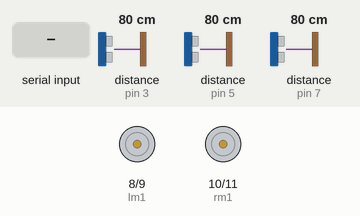
A sketch run on a simulated Arduino Uno, built with avr-gcc and run on an emulated ATmega328P. Shown: motor-driver pin pairs drawn as motors (green arrow = first pin HIGH = forward, orange = second pin HIGH = backward, longer = more drive). The test bench sets the inputs (shaded band); at power-on: distance to the obstacle (sensors on pin 3, pin 5, pin 7) 80 cm. The echo pulse lasts 58.3 µs per cm; what the sketch prints to the serial monitor is not drawn.

Above: at 1.2 s.
1.3 s: "F" received over Serial
At 2.0 s:
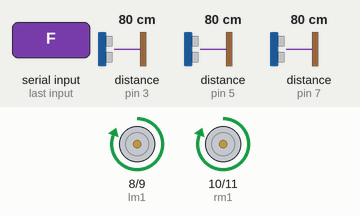
2.8 s: "B" received over Serial
At 3.1 s:
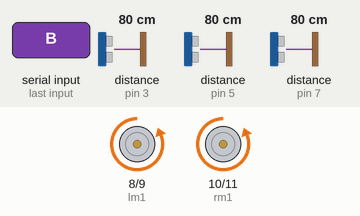
4.3 s: "L" received over Serial
At 5.5 s:
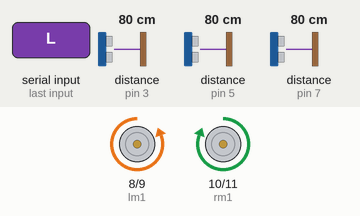
5.8 s: "R" received over Serial
At 6.6 s:
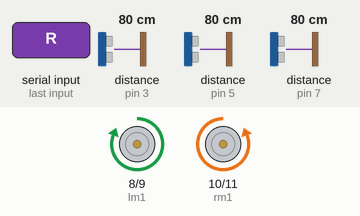
7.3 s: "S" received over Serial
At 7.7 s:
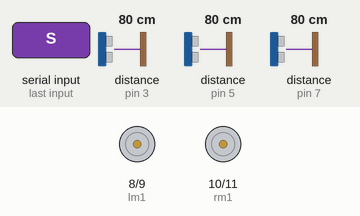
Timing chart, 0 to 9.8 s (numbered marks = the images above; inputs shaded):
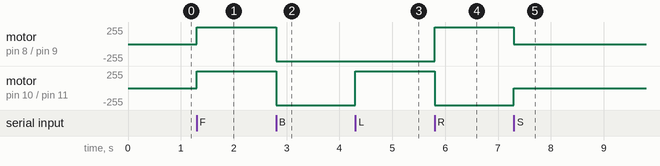

Measured:
- after the input at 1.3 s, motor on pin 8 (lm1) / pin 9 (lm2), motor on pin 10 (rm1) / pin 11 (rm2): stopped → forward 255/255 at once
- after the input at 2.8 s, motor on pin 8 (lm1) / pin 9 (lm2), motor on pin 10 (rm1) / pin 11 (rm2): forward 255/255 → backward 255/255 at once
- after the input at 4.3 s, motor on pin 10 (rm1) / pin 11 (rm2): backward 255/255 → forward 255/255 at once
- after the input at 5.8 s, motor on pin 8 (lm1) / pin 9 (lm2): backward 255/255 → forward 255/255 at once; motor on pin 10 (rm1) / pin 11 (rm2): forward 255/255 → backward 255/255 at once
- after the input at 7.3 s, motor on pin 8 (lm1) / pin 9 (lm2): forward 255/255 → stopped at once; motor on pin 10 (rm1) / pin 11 (rm2): backward 255/255 → stopped at once

The sketch:

Car_Movment_with_UltraSonic_only.ino
```cpp
//
//for Blutooth controled Robotic Car

// defines pins numbers for ultraSonics
//const int trigPin1 = 9;
//const int echoPin1 = 10;
//
////2
//
//const int trigPin2 = 11;
//const int echoPin2 = 12;
//
////3
//
//const int trigPin3 = 2;
//const int echoPin3 = 3;

// defines variables for ultraSonic calc


// defines pins numbers
const int trigPin2 = 4;
const int echoPin2 = 5;

const int trigPin3 = 6;
const int echoPin3 = 7;


const int trigPin = 2;
const int echoPin = 3;
// defines variables
float duration;
float distance[3] = {0};
char prevDir[3] = {};


//back motors
int lm3=4; //left motor output 1
int lm4=5; //left motor output 2
int rm3=6;  //right motor output 1
int rm4=7;  //right motor output 2

//front motors
int lm1=8; //left motor output 1
int lm2=9; //left motor output 2
int rm1=10;  //right motor output 1
int rm2=11;  //right motor output 2


char d=0;
void setup()
{

pinMode(trigPin, OUTPUT); // Sets the trigPin as an Output
  pinMode(echoPin, INPUT); // Sets the echoPin as an Input

  pinMode(trigPin2, OUTPUT); // Sets the trigPin as an Output
  pinMode(echoPin2, INPUT); // Sets the echoPin as an Input

  pinMode(trigPin3, OUTPUT); // Sets the trigPin as an Output
  pinMode(echoPin3, INPUT); // Sets the echoPin as an Input

  // front motors
pinMode(lm1,OUTPUT);
pinMode(lm2,OUTPUT);

pinMode(rm1,OUTPUT);
pinMode(rm2,OUTPUT);

//back motors
pinMode(lm3,OUTPUT);
pinMode(lm4,OUTPUT);

pinMode(rm3,OUTPUT);
pinMode(rm4,OUTPUT);

Serial.begin(9600);

sTOP();

}
void loop()
{
      if(Serial.available()>0)
      {


      d=Serial.read();
      if(d=='F')
      {
      ForWard();
      }
      if(d=='B')
      {
      BackWard();
      }
      if(d=='L')
      {
      Left();
      }
      if(d=='R')
      {
      Right();
      }
      if(d=='S')
      {
      sTOP();
      }


      //calcDistances();
  calcSeq();
  sendData();

      }
}
void ForWard()
{

digitalWrite(lm1,HIGH);
digitalWrite(lm2,LOW);
digitalWrite(rm1,HIGH);
digitalWrite(rm2,LOW);

digitalWrite(lm3,HIGH);
digitalWrite(lm4,LOW);
digitalWrite(rm3,HIGH);
digitalWrite(rm4,LOW);
}
void BackWard()
{
digitalWrite(lm1,LOW);
digitalWrite(lm2,HIGH);
digitalWrite(rm1,LOW);
digitalWrite(rm2,HIGH);

digitalWrite(lm3,LOW);
digitalWrite(lm4,HIGH);
digitalWrite(rm3,LOW);
digitalWrite(rm4,HIGH);
}
void Left()
{
digitalWrite(lm1,LOW);
digitalWrite(lm2,HIGH);
digitalWrite(rm1,HIGH);
digitalWrite(rm2,LOW);

digitalWrite(lm3,LOW);
digitalWrite(lm4,HIGH);
digitalWrite(rm3,HIGH);
digitalWrite(rm4,LOW);
}
void Right()
{
digitalWrite(lm1,HIGH);
digitalWrite(lm2,LOW);
digitalWrite(rm1,LOW);
digitalWrite(rm2,HIGH);

digitalWrite(lm3,HIGH);
digitalWrite(lm4,LOW);
digitalWrite(rm3,LOW);
digitalWrite(rm4,HIGH);
}
void sTOP()
{
digitalWrite(lm1,LOW);
digitalWrite(lm2,LOW);
digitalWrite(rm1,LOW);
digitalWrite(rm2,LOW);

digitalWrite(lm3,LOW);
digitalWrite(lm4,LOW);
digitalWrite(rm3,LOW);
digitalWrite(rm4,LOW);
}


//int [] calc_distance()
//{
//int distances [3] = {0};
//// Clears the trigPin
//digitalWrite(trigPin1, LOW);
//digitalWrite(trigPin2, LOW);
//
//digitalWrite(trigPin3, LOW);
//
//delayMicroseconds(2);
//// Sets the trigPin on HIGH state for 10 micro seconds
//digitalWrite(trigPin1, HIGH);
//digitalWrite(trigPin2, HIGH);
//
//digitalWrite(trigPin3, HIGH);
//
//delayMicroseconds(10);
//digitalWrite(trigPin1, LOW);
//digitalWrite(trigPin2, LOW);
//digitalWrite(trigPin3, LOW);
//// Reads the echoPin, returns the sound wave travel time in microseconds
//
//for(int i = 0;i<3;i++)
//{
//  duration = pulseIn(echoPin, HIGH);
//distances[i] =  duration*0.034/2;
//echoPin++;
//}
//// Calculating the distance
//
//// Prints the distance on the Serial Monitor
//Serial.print("Distance: ");
//Serial.println(distance);
//
//return distances;
//
//
//}


void calcDistances()
{
  // Clears the trigPin
  digitalWrite(trigPin, LOW);
  digitalWrite(trigPin2, LOW);
  digitalWrite(trigPin3, LOW);
  delayMicroseconds(2);
  // Sets the trigPin on HIGH state for 10 micro seconds
  digitalWrite(trigPin, HIGH);
  digitalWrite(trigPin2, HIGH);
  digitalWrite(trigPin3, HIGH);
  delayMicroseconds(10);
  digitalWrite(trigPin, LOW);
  digitalWrite(trigPin2, LOW);
  digitalWrite(trigPin3, LOW);

  duration = pulseIn(echoPin, HIGH);
  distance[0] = duration * 0.034 / 2;

  duration = pulseIn(echoPin2, HIGH);
  distance[1] = duration * 0.034 / 2;

  duration = pulseIn(echoPin3, HIGH);
  distance[2] = duration * 0.034 / 2;

  /*Serial.println("ultrasonic 2: "+String(distance[1]) );
    Serial.println("ultrasonic 1: "+String(distance[0]));
    Serial.println("ultrasonic 3: "+String(distance[2] ) );*/
}


void sendData()
{
  char data ;
  for (int i = 0; i < 3; i++)
  {
    if (distance[i] > 50)
    {
      //distance[i]=0;
      if (i == 0)
        data = 'q';
      else if (i == 1)
        data = 'w';
      else if ( i == 2)
        data = 'e';

      if (data != prevDir[i])
      {
        Serial.write(data);
        prevDir[i] = data;

        return;
      }
    }

    /// send if no way is available
    else {
      if (i == 0)
        data = 'a';
      else if (i == 1)
        data = 's';
      else if ( i == 2)
        data = 'd';

      if (data != prevDir[i])
      {
        Serial.write(data);
        prevDir[i] = data;
        return;
      }
    }
  }

}


void calcSeq()
{

  // Clears the trigPin
  digitalWrite(trigPin, LOW);
  delayMicroseconds(2);


  digitalWrite(trigPin, HIGH);
  delayMicroseconds(10);

  digitalWrite(trigPin, LOW);

  duration = pulseIn(echoPin, HIGH);
  distance[0] = duration * 0.034 / 2;

  //////////////////

  digitalWrite(trigPin2, LOW);
  delayMicroseconds(2);


  digitalWrite(trigPin2, HIGH);
  delayMicroseconds(10);

  digitalWrite(trigPin2, LOW);


  duration = pulseIn(echoPin2, HIGH);
  distance[1] = duration * 0.034 / 2;

  //////////////////////////

  digitalWrite(trigPin3, LOW);
  delayMicroseconds(2);


  digitalWrite(trigPin3, HIGH);
  delayMicroseconds(10);

  digitalWrite(trigPin3, LOW);

  duration = pulseIn(echoPin3, HIGH);
  distance[2] = duration * 0.034 / 2;


/*  Serial.println("ultrasonic 1: " + String(distance[0]));

  Serial.println("ultrasonic 2: " + String(distance[1]) );

  Serial.println("ultrasonic 3: " + String(distance[2] ) );*/


}
```
